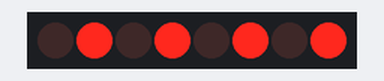
The sketch below on a simulated Arduino Uno, built with avr-gcc and run on an emulated ATmega328P. Shown: 8 shift-register outputs drawn as a row of LEDs (first output left, lit = HIGH). Wiring (inferred from the names in the program): shift register (74HC595): data pin 12; shift clock pin 9; latch pin 11. Wiring (inferred from the signals the program sends): row of LEDs: on Q0, Q1, Q2, Q3, Q4, Q5, Q6, Q7. What the sketch prints to the serial monitor is not drawn.

Above: at 0.06 s.
At 0.44 s:
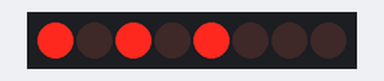
At 0.94 s:
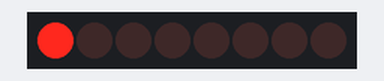
Timing chart, 0 to 2.5 s (numbered marks = the images above):
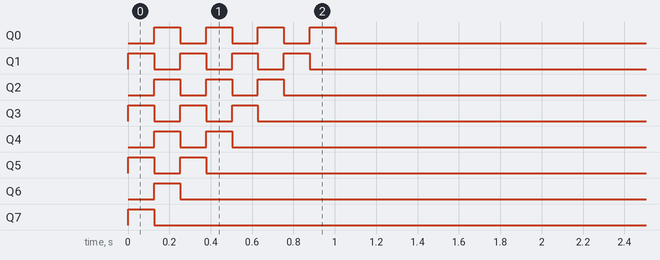

Measured:
- by itself, Q0, Q1: alternates HIGH for 0.13 s and LOW for 0.13 s, 8 changes in all, then stays LOW
- by itself, Q2, Q3: alternates HIGH for 0.13 s and LOW for 0.13 s, 6 changes in all, then stays LOW
- by itself, Q4, Q5: alternates HIGH for 0.13 s and LOW for 0.13 s, 4 changes in all, then stays LOW
- by itself, Q6: LOW → HIGH at 0.13 s, → LOW 0.13 s later
- by itself, Q7: LOW → HIGH at 0.00 s, → LOW 0.13 s later

The sketch:

sketch_mar08d.ino
```cpp
int latchPin=11;
int clockPin=9;
int dataPin=12;
byte LEDs=0x55;
byte cont=0x00;
int tempo=250;
int var;
int i;
int j=0;
void setup() {
  // put your setup code here, to run once:
Serial.begin(9600);
pinMode(latchPin,OUTPUT);
pinMode(clockPin,OUTPUT);
pinMode(dataPin,OUTPUT);
}

void loop() {
  // put your main code here, to run repeatedly:
digitalWrite(latchPin,LOW); //DATI IN ARRIVO
shiftOut(dataPin,clockPin,LSBFIRST,LEDs);
digitalWrite(latchPin,HIGH);
Serial.println(LEDs,BIN);
if(j<=7){
for(i=j; i<=7; i++){
  var=bitRead(LEDs,i);
  if(var==0){
    bitWrite(cont, (i+1), 0);
    } else {
      bitWrite(cont, (i+1), 1);
      }
}
LEDs=cont;
j++;
cont=0x00;
delay(tempo*0.5);
}

//Serial.println(bitRead(LEDs,1));
//Serial.println(bitWrite(LEDs,0,0),);

}
```
